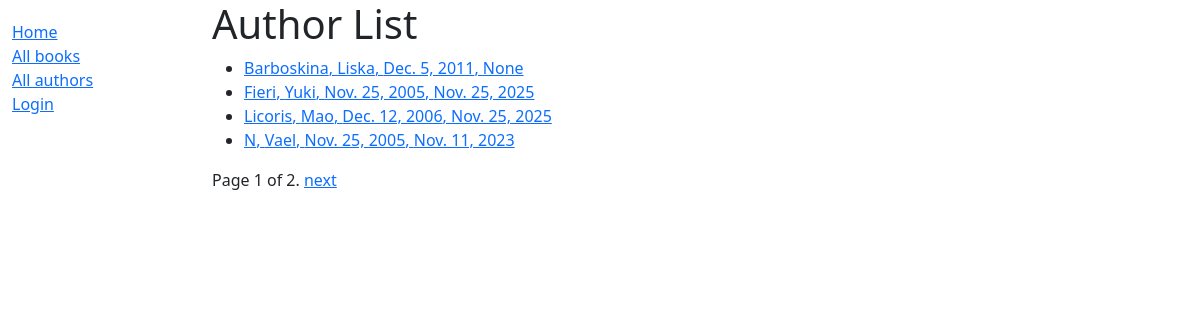
Screenshot of /catalog/authors/ with the database file from the repository.
### catalog/models.py (models this page shows, shortened)
class Author(models.Model):
    first_name = models.CharField(max_length=100)
    last_name = models.CharField(max_length=100)
    date_of_birth = models.DateField(null=True, blank=True)
    date_of_death = models.DateField('Died', null=True, blank=True)
    class Meta:
        ordering = ['last_name', 'first_name']
    def get_absolute_url(self):
        return reverse('author-detail', args=[str(self.id)])

### catalog/views.py (the view)
# urls.py: path('authors/', views.AuthorListView.as_view(), name='authors'),
class AuthorListView(generic.ListView):
    model = Author
    paginate_by = 4

### catalog/templates/catalog/author_list.html
{% extends "base_generic.html" %}
{% block content %}
  <h1>Author List</h1>
  {% if author_list %}
    <ul>
      {% for author in author_list %}
      <li>
        <a href="{{ author.get_absolute_url }}">{{author.last_name}}, {{ author.first_name }}, {{author.date_of_birth}}, {{author.date_of_death}} </a>
      </li>
      {% endfor %}
    </ul>
  {% else %}
    <p>There are no authors in the library.</p>
  {% endif %}
{% endblock %}

### rows the page displays
Author: last_name "Barboskina", first_name "Liska", date_of_birth "Dec. 5, 2011", date_of_death "None"
Author: last_name "Fieri", first_name "Yuki", date_of_birth "Nov. 25, 2005", date_of_death "Nov. 25, 2025"
Author: last_name "Licoris", first_name "Mao", date_of_birth "Dec. 12, 2006", date_of_death "Nov. 25, 2025"
Author: last_name "N", first_name "Vael", date_of_birth "Nov. 25, 2005", date_of_death "Nov. 11, 2023"

### other values shown
{{ page_obj.number }} "1"
{{ page_obj.paginator.num_pages }} "2"
